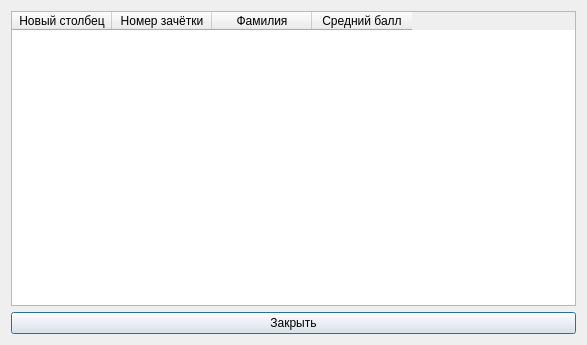
<?xml version="1.0" encoding="UTF-8"?>
<ui version="4.0">
 <class>Diff</class>
 <widget class="QDialog" name="Diff">
  <property name="geometry">
   <rect>
    <x>0</x>
    <y>0</y>
    <width>587</width>
    <height>345</height>
   </rect>
  </property>
  <property name="windowTitle">
   <string>Разность</string>
  </property>
  <layout class="QVBoxLayout" name="verticalLayout">
   <item>
    <widget class="QTableWidget" name="tableWidget">
     <column>
      <property name="text">
       <string>Новый столбец</string>
      </property>
     </column>
     <column>
      <property name="text">
       <string>Номер зачётки</string>
      </property>
     </column>
     <column>
      <property name="text">
       <string>Фамилия</string>
      </property>
     </column>
     <column>
      <property name="text">
       <string>Средний балл</string>
      </property>
     </column>
    </widget>
   </item>
   <item>
    <widget class="QPushButton" name="pushButton">
     <property name="text">
      <string>Закрыть</string>
     </property>
    </widget>
   </item>
  </layout>
 </widget>
 <resources/>
 <connections>
  <connection>
   <sender>pushButton</sender>
   <signal>clicked()</signal>
   <receiver>Diff</receiver>
   <slot>close()</slot>
   <hints>
    <hint type="sourcelabel">
     <x>231</x>
     <y>316</y>
    </hint>
    <hint type="destinationlabel">
     <x>365</x>
     <y>450</y>
    </hint>
   </hints>
  </connection>
 </connections>
</ui>
